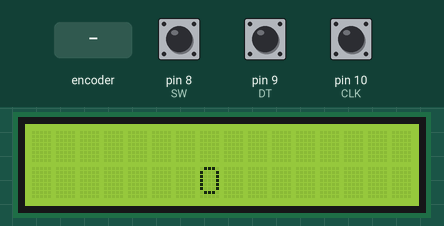
Simulated run of this sketch. Board: Arduino Uno, built with avr-gcc and run on an emulated ATmega328P. On the bench: 16×2 character LCD. The test bench sets the inputs (shaded band); at power-on: pin 8 (SW) HIGH, pin 9 (DT) HIGH, pin 10 (CLK) HIGH. What the sketch prints to the serial monitor is not drawn.

Above: at 1.2 s.
1.3 s: rotary encoder on pin 10 (CLK) / pin 9 (DT) turned 1 step (first pin leading)
At 1.7 s:
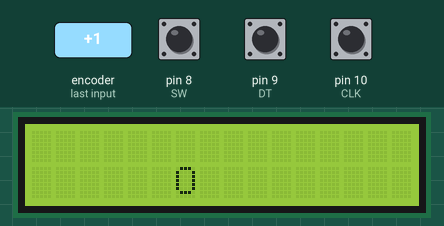
4.5 s: pin 8 (SW) pulled LOW for 0.15 s
7.6 s: rotary encoder on pin 10 (CLK) / pin 9 (DT) turned 2 steps (second pin leading)
At 8.6 s:
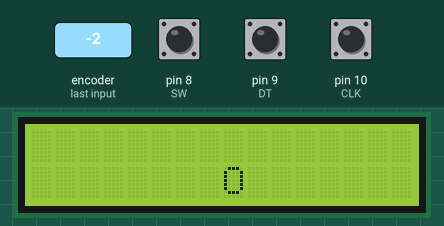
14.0 s: pin 8 (SW) driven LOW
17.0 s: pin 8 (SW) driven HIGH
21.5 s: pin 8 (SW) driven LOW
Timing chart, 0 to 24.5 s (numbered marks = the images above; inputs shaded):
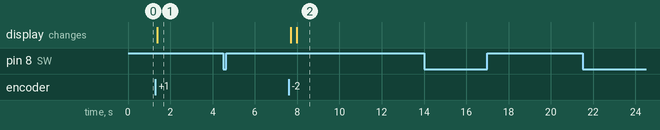

Measured:
- after the input at 1.3 s, the display: changes after 0.07 s (image 1)
- after the input at 4.5 s, every drawn part: stays the same
- after the input at 7.6 s, the display: first changes after 0.09 s (image 2 shows a later state)
- after the input at 14.0 s, every drawn part: stays the same
- after the input at 17.0 s, every drawn part: stays the same
- after the input at 21.5 s, every drawn part: stays the same

The sketch:

sloMarbleGameV0.ino
```cpp
#include <LiquidCrystal.h>

// LCD Inputs
const int rs = 12, en = 11, d4 = 5, d5 = 4, d6 = 3, d7 = 2;
LiquidCrystal lcd(rs, en, d4, d5, d6, d7);

// Rotary Encoder Inputs
#define CLK 10
#define DT 9
#define SW 8

int counter = 0;
int currentStateCLK;
int lastStateCLK;
String currentDir ="";
unsigned long lastButtonPress = 0;

int posCount = 7;

void setup() {

  //LCD init
  lcd.begin(16, 2);
  lcd.setCursor(7,1); //first num LR position, second num row position (0 first row)
  lcd.print("O");

  //Encoder init
  pinMode(CLK,INPUT);
  pinMode(DT,INPUT);
  pinMode(SW, INPUT_PULLUP);

  // Setup Serial Monitor
  Serial.begin(9600);

  // Read the initial state of CLK
  lastStateCLK = digitalRead(CLK);
}

void loop() {
//  for(int i = 0; i<15; i++)
//  {
//    lcd.clear();
//    lcd.setCursor(i,1); //first num LR position, second num row position (0 first row)
//    lcd.print("O");
//    delay(100);
//  }

    // Read the current state of CLK
  currentStateCLK = digitalRead(CLK);

  // If last and current state of CLK are different, then pulse occurred
  // React to only 1 state change to avoid double count
  if (currentStateCLK != lastStateCLK  && currentStateCLK == 1){

    // If the DT state is different than the CLK state then
    // the encoder is rotating CCW so decrement
    if (digitalRead(DT) != currentStateCLK) {
      counter --;
      posCount --;
      currentDir ="CCW";
    } else {
      // Encoder is rotating CW so increment
      counter ++;
      posCount++;
      currentDir ="CW";
    }

    Serial.print("Direction: ");
    Serial.print(currentDir);
    Serial.print(" | Counter: ");
    Serial.println(counter);
  }

  // Remember last CLK state
  lastStateCLK = currentStateCLK;

  // Read the button state
  int btnState = digitalRead(SW);

  //If we detect LOW signal, button is pressed
  if (btnState == LOW) {
    //if 50ms have passed since last LOW pulse, it means that the
    //button has been pressed, released and pressed again
    if (millis() - lastButtonPress > 50) {
      Serial.println("Button pressed!");
    }

    // Remember last button press event
    lastButtonPress = millis();
  }

  // Put in a slight delay to help debounce the reading
  delay(1);

  lcd.clear();
  lcd.setCursor(posCount,1); //first num LR position, second num row position (0 first row)
  lcd.print("O");
}
```
